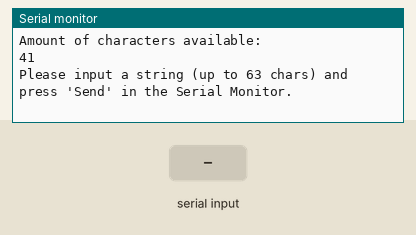
This sketch was run on a simulated Arduino Uno, built with avr-gcc and run on an emulated ATmega328P. Shown: the last lines printed to the serial monitor. Inputs (shaded band) come from the test bench.

Above: at 1.3 s.
1.4 s: "1\n" received over Serial
At 2.2 s:
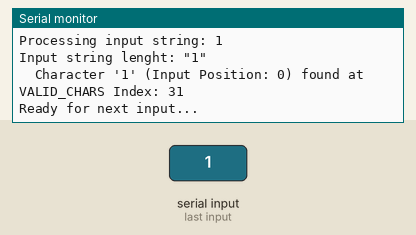
2.9 s: "0\n" received over Serial
At 3.08 s:
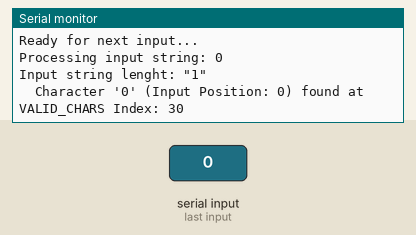
4.4 s: "2\n" received over Serial
At 5.9 s:
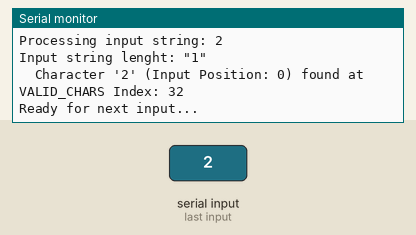

The sketch:

Character_from_string_finder_from_index.ino
```cpp
// Arduino script to process a user-input string, convert it to a character array, and find the position (index) of each character in a pre-set list.

const char VALID_CHARS[] = {'a', 'b', 'c', 'd', 'e', 'f', 'g', 'h', 'i', 'j', 'k', 'l', 'm', 'n', 'o', 'p', 'q', 'r', 's', 't', 'u', 'v', 'w', 'x', 'y', 'z', '&', '!', '$', ',', '0', '1', '2', '3', '4', '5', '6', '7', '8', '9', ' '}; // The pre-set list of characters to search within. Note: Arrays are zero-indexed
const int ARRAY_SIZE = sizeof(VALID_CHARS) / sizeof(VALID_CHARS[0]);

const int MAX_INPUT_LENGTH = 64; // Maximum size for the input character array (including the null terminator '\0')

void setup() {
  Serial.begin(9600); // Start serial communication at 9600 baud rate

  Serial.println("Valid characters are: ");

  for (int i = 0; i < ARRAY_SIZE; i++) {
    Serial.print(VALID_CHARS[i]); // Print the list of valid characters for the user
    Serial.print(" ");
  }

  Serial.println("\nAmount of characters available: ");
  Serial.println(ARRAY_SIZE);
  Serial.println("\nPlease input a string (up to 63 chars) and press 'Send' in the Serial Monitor.");
}

void loop() {
  // Check if any data has been sent from the Serial Monitor
  if (Serial.available() > 0) {
    String inputString = Serial.readStringUntil('\n'); // 1. Read the entire incoming line as a String object, stopping at the newline character ('\n')

    while (Serial.available()) {
      Serial.read(); // Clean up any stray carriage return characters that might be in the buffer
    }

    if (inputString.length() >= MAX_INPUT_LENGTH) {
      Serial.println("\nError: Input string is too long. Please limit to 63 characters."); // Check if the input string is too long
      Serial.println("\nReady for next input...");
      return; // Exit loop iteration
    }

    char inputCharArray[MAX_INPUT_LENGTH]; // 2. Convert the String object to a null-terminated character array
    inputString.toLowerCase(); // Convert the entire input string to lowercase
    inputString.toCharArray(inputCharArray, MAX_INPUT_LENGTH);

    Serial.print("\nProcessing input string: ");
    Serial.print(inputCharArray);
    Serial.print("\nInput string lenght: \"");
    Serial.print(inputString.length());
    Serial.println("\"");

    for (int j = 0; inputCharArray[j] != '\0'; j++) {
      char currentChar = inputCharArray[j]; // 3. Process each character in the input array
      bool found = false;

      // 4. Search for the current character in the VALID_CHARS array
      for (int i = 0; i < ARRAY_SIZE; i++) {
        if (VALID_CHARS[i] == currentChar) {
          Serial.print("  Character '");
          Serial.print(currentChar);
          Serial.print("' (Input Position: ");
          Serial.print(j);
          Serial.print(") found at VALID_CHARS Index: ");
          Serial.println(i);
          found = true;
          break; // Stop searching for this character
        }
      }

      // If the character was not found (and is not a space)
      if (!found && currentChar != ' ') {
        Serial.print("  Character '");
        Serial.print(currentChar);
        Serial.println("' is NOT in the valid list.");
      }

      // We explicitly skip spaces, but you can change this if needed
      if (currentChar == ' ') {
        Serial.println("  (Space skipped)");
      }
    }

    Serial.println("\nReady for next input...");
  }

  delay(100);
}
```

Measured:
- after the input at 1.4 s, the serial monitor: prints a new line after 0.07 s (image 1)
- after the input at 2.9 s, the serial monitor: prints a new line after 0.06 s (image 2)
- after the input at 4.4 s, the serial monitor: prints a new line at once (image 3)
